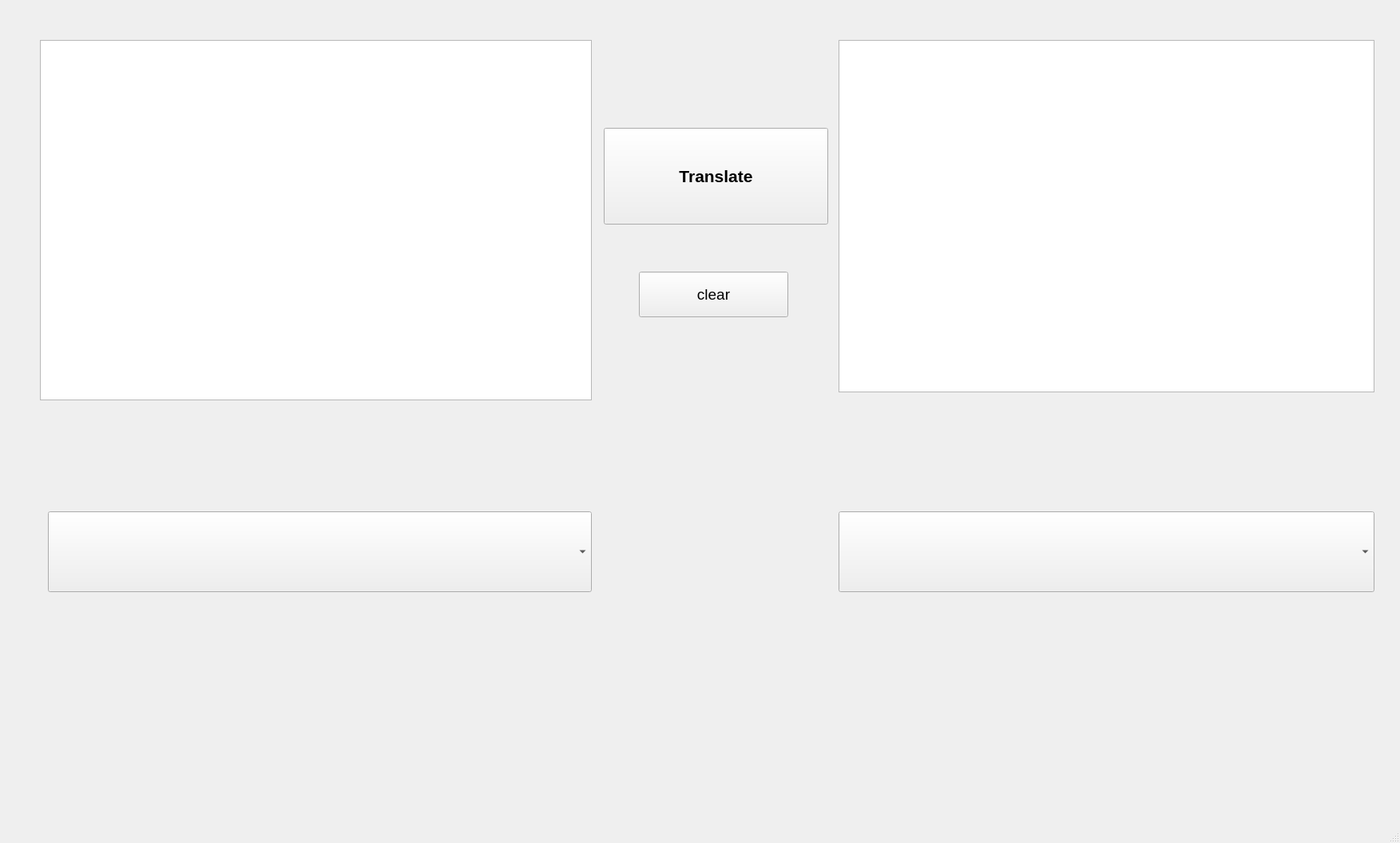
<?xml version="1.0" encoding="UTF-8"?>
<ui version="4.0">
 <class>MainWindow</class>
 <widget class="QMainWindow" name="MainWindow">
  <property name="geometry">
   <rect>
    <x>0</x>
    <y>0</y>
    <width>1753</width>
    <height>1055</height>
   </rect>
  </property>
  <property name="windowTitle">
   <string>MainWindow</string>
  </property>
  <widget class="QWidget" name="centralwidget">
   <widget class="QPushButton" name="pushButton">
    <property name="geometry">
     <rect>
      <x>756</x>
      <y>160</y>
      <width>281</width>
      <height>121</height>
     </rect>
    </property>
    <property name="font">
     <font>
      <pointsize>16</pointsize>
      <weight>75</weight>
      <bold>true</bold>
     </font>
    </property>
    <property name="text">
     <string>Translate</string>
    </property>
   </widget>
   <widget class="QPushButton" name="pushButton_2">
    <property name="geometry">
     <rect>
      <x>800</x>
      <y>340</y>
      <width>187</width>
      <height>57</height>
     </rect>
    </property>
    <property name="font">
     <font>
      <pointsize>14</pointsize>
     </font>
    </property>
    <property name="text">
     <string>clear</string>
    </property>
   </widget>
   <widget class="QComboBox" name="comboBox">
    <property name="geometry">
     <rect>
      <x>60</x>
      <y>640</y>
      <width>681</width>
      <height>101</height>
     </rect>
    </property>
    <property name="font">
     <font>
      <pointsize>14</pointsize>
     </font>
    </property>
   </widget>
   <widget class="QComboBox" name="comboBox_2">
    <property name="geometry">
     <rect>
      <x>1050</x>
      <y>640</y>
      <width>671</width>
      <height>101</height>
     </rect>
    </property>
    <property name="font">
     <font>
      <pointsize>14</pointsize>
     </font>
    </property>
   </widget>
   <widget class="QTextEdit" name="textEdit">
    <property name="geometry">
     <rect>
      <x>50</x>
      <y>50</y>
      <width>691</width>
      <height>451</height>
     </rect>
    </property>
    <property name="font">
     <font>
      <pointsize>16</pointsize>
     </font>
    </property>
   </widget>
   <widget class="QTextEdit" name="textEdit_2">
    <property name="geometry">
     <rect>
      <x>1050</x>
      <y>50</y>
      <width>671</width>
      <height>441</height>
     </rect>
    </property>
    <property name="font">
     <font>
      <pointsize>16</pointsize>
     </font>
    </property>
   </widget>
  </widget>
  <widget class="QMenuBar" name="menubar">
   <property name="geometry">
    <rect>
     <x>0</x>
     <y>0</y>
     <width>1753</width>
     <height>56</height>
    </rect>
   </property>
  </widget>
  <widget class="QStatusBar" name="statusbar"/>
 </widget>
 <resources/>
 <connections/>
</ui>
